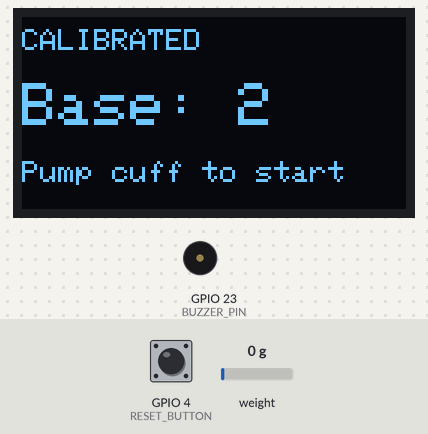
The sketch below on a simulated ESP32. On the bench: 128×64 one-colour display, buzzer (waves = sounding, pin HIGH). Wiring (inferred from the names in the program): HX711 load-cell converter: data GPIO 18; SCK GPIO 19. Inputs (shaded band) come from the test bench; at power-on: weight on the scale 0 g, GPIO 4 (RESET_BUTTON) HIGH. Pins used as bus, display or sensor lines are not drawn; what the sketch prints to the serial monitor is not drawn.

Above: at 7.1 s.
7.2 s: weight on the scale set to 2500 g
At 9.1 s:
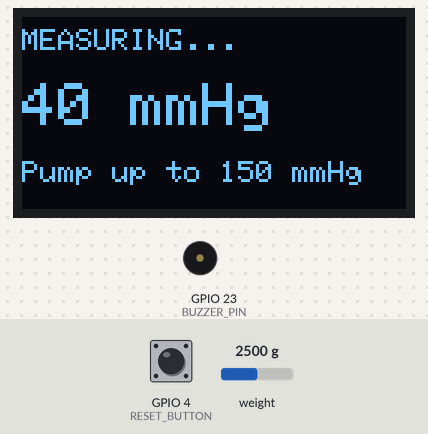
9.3 s: GPIO 4 (RESET_BUTTON) pulled LOW for 0.15 s
10.9 s: weight on the scale set to 100 g
At 12.5 s:
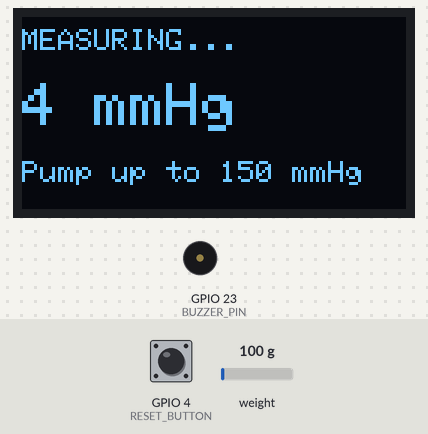
12.7 s: GPIO 4 (RESET_BUTTON) pulled LOW for 1 s
At 14.3 s:
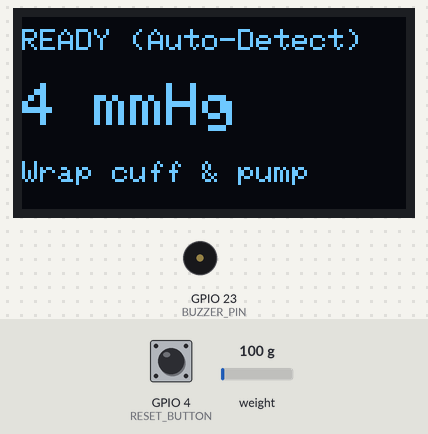
15.2 s: weight on the scale set to 550 g
At 16.5 s:
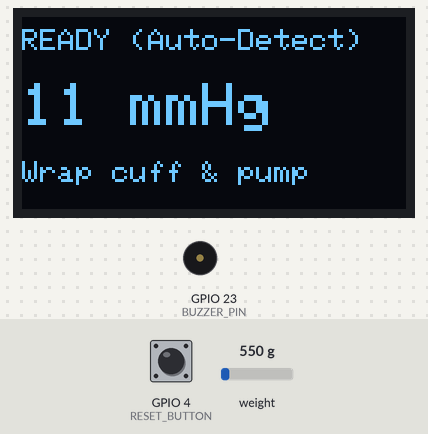
16.9 s: GPIO 4 (RESET_BUTTON) pulled LOW for 3.2 s
At 18.2 s:
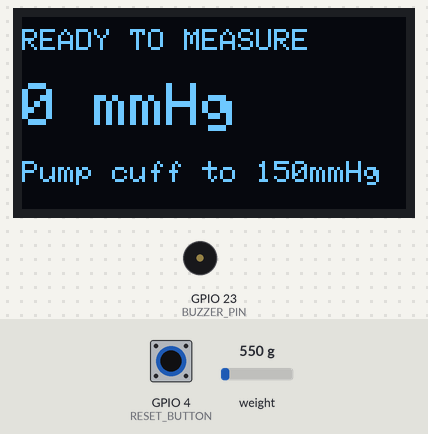
Timing chart, 0 to 19.9 s (numbered marks = the images above; inputs shaded):
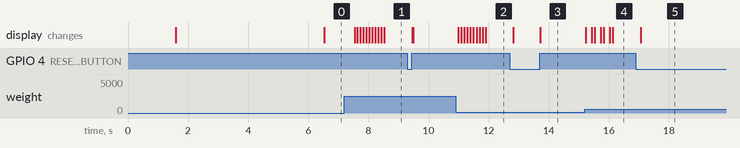

Measured:
- after the input at 7.2 s, the display: first differs from a run without the input after 0.43 s (image 1 shows a later state)
- after the input at 10.9 s, the display: first changes after 0.09 s (image 2 shows a later state)
- after the input at 12.7 s, the display: first changes after 0.13 s (image 3 shows a later state)
- after the input at 15.2 s, the display: first changes at once (image 4 shows a later state)
- after the input at 16.9 s, the display: changes after 0.16 s (image 5)

The sketch:

blood_pressure_esp32.ino
```cpp
#include <Arduino.h>
#include <Wire.h>
#include <Adafruit_GFX.h>
#include <Adafruit_SSD1306.h>

// Cau hinh man hinh OLED 0.96 inch I2C (128x64)
#define SCREEN_WIDTH 128
#define SCREEN_HEIGHT 64
#define OLED_RESET -1
#define SCREEN_ADDRESS 0x3C
Adafruit_SSD1306 display(SCREEN_WIDTH, SCREEN_HEIGHT, &Wire, OLED_RESET);

// Khai bao chan ket noi cam bien HX710B voi ESP32
#define HX710B_DOUT 18
#define HX710B_SCK  19

// Khai bao chan nut nhan va coi bao tren ESP32
#define RESET_BUTTON 4   // Nut nhan Reset (tich hop dien tro keo len noi)
#define BUZZER_PIN   23  // Coi bao am thanh

// Cac bien toan cuc luu gia tri do
long pressure_raw = 0;
float pressure_mmHg = 0.0;
float systolic = 0.0;      // Huyet ap tam thu (SYS)
float diastolic = 0.0;     // Huyet ap tam truong (DIA)
float map_pressure = 0.0;  // Huyet ap trung binh (MAP)

// Cac co trang thai he thong
bool measuring = false;
bool peak_detected = false;
bool measurement_done = false;

// Bo loc trung binh truot (Moving Average Filter)
const int FILTER_SIZE = 10;
float pressure_buffer[FILTER_SIZE];
int buffer_index = 0;

// Bien theo doi ap suat va thoi gian
float max_pressure = 0.0;
float baseline_pressure = 0.0;
bool baseline_set = false;
float pressure_threshold = 20.0; // Nguong phat hien bat dau bom (mmHg)
unsigned long measure_start_time = 0;

// Ham cap nhat giao dien hien thi len man hinh OLED
void updateOLED(String line1, String line2, String line3 = "") {
  display.clearDisplay();
  display.setTextColor(SSD1306_WHITE);

  display.setTextSize(1);
  display.setCursor(0, 4);
  display.println(line1);

  display.setTextSize(2);
  display.setCursor(0, 22);
  display.println(line2);

  if (line3 != "") {
    display.setTextSize(1);
    display.setCursor(0, 48);
    display.println(line3);
  }
  display.display();
}

// Ham doc du lieu 24-bit tu module HX710B
long readHX710B() {
  long result = 0;
  unsigned long timeout = millis();

  // Cho chan DOUT xuong muc LOW (co gioi han timeout tranh treo ESP32)
  while (digitalRead(HX710B_DOUT) == HIGH) {
    if (millis() - timeout > 500) return 0;
  }

  // Doc 24 bit du lieu tu cam bien
  for (int i = 0; i < 24; i++) {
    digitalWrite(HX710B_SCK, HIGH);
    delayMicroseconds(1);
    result = result << 1;
    if (digitalRead(HX710B_DOUT) == HIGH) {
      result++;
    }
    digitalWrite(HX710B_SCK, LOW);
    delayMicroseconds(1);
  }

  // Xung clock thu 25 de chon kenh doc tiep theo
  digitalWrite(HX710B_SCK, HIGH);
  delayMicroseconds(1);
  digitalWrite(HX710B_SCK, LOW);
  delayMicroseconds(1);

  // Chuyen doi sang so nguyen co dau 32-bit tu du lieu 24-bit
  if (result & 0x800000) {
    result |= 0xFF000000;
  }
  return result;
}

// Ham chuyen doi gia tri tho (raw) sang don vi mmHg (MPS20N0040D: 0 - 40 kPa ~ 0 - 300 mmHg)
float convertToMmHg(long raw_value) {
  float voltage = ((float)raw_value / 8388608.0) * 3.3; // Dien ap tham chieu 3.3V cua ESP32
  float kPa = (voltage / 3.3) * 40.0;
  float mmHg = kPa * 7.50062;
  return (mmHg < 0) ? 0.0 : mmHg;
}

// Ham loc nhieu trung binh truot
float filterPressure(float new_pressure) {
  pressure_buffer[buffer_index] = new_pressure;
  buffer_index = (buffer_index + 1) % FILTER_SIZE;

  float sum = 0.0;
  for (int i = 0; i < FILTER_SIZE; i++) {
    sum += pressure_buffer[i];
  }
  return sum / FILTER_SIZE;
}

// Ham phat coi bao hieu
void beepBuzzer(int times, int duration_ms) {
  for (int i = 0; i < times; i++) {
    digitalWrite(BUZZER_PIN, HIGH);
    delay(duration_ms);
    digitalWrite(BUZZER_PIN, LOW);
    if (i < times - 1) delay(100);
  }
}

// Ham dat lai he thong ve trang thai san sang do moi
void resetMeasurement() {
  measuring = false;
  measurement_done = false;
  peak_detected = false;
  systolic = 0.0;
  diastolic = 0.0;
  map_pressure = 0.0;
  max_pressure = 0.0;

  updateOLED("READY TO MEASURE", "0 mmHg", "Pump cuff to 150mmHg");
  Serial.println("System reset - Ready for new measurement.");
}

// Ham tu dong phat hien qua trinh bom va bat dau do
void autoDetectMeasurement(float pressure) {
  if (measurement_done) return;

  // Thiet lap ap suat nen (baseline) ban dau
  if (!baseline_set) {
    static int baseline_count = 0;
    static float baseline_sum = 0.0;

    baseline_sum += pressure;
    baseline_count++;

    if (baseline_count >= 50) {
      baseline_pressure = baseline_sum / baseline_count;
      baseline_set = true;
      updateOLED("CALIBRATED", "Base: " + String((int)baseline_pressure), "Pump cuff to start");
      delay(1000);
    }
    return;
  }

  // Tu dong kich hoat che do do khi ap suat tang vuot nguong
  if (!measuring && (pressure - baseline_pressure) > pressure_threshold) {
    measuring = true;
    peak_detected = false;
    max_pressure = 0.0;
    systolic = 0.0;
    diastolic = 0.0;
    measure_start_time = millis();

    Serial.println("Auto-started blood pressure measurement.");
  }
}

// Ham phan tich dao dong va xac dinh chi so SYS, DIA, MAP
void detectBloodPressure(float pressure) {
  if (!measuring || measurement_done) return;

  // Cap nhat ap suat dinh trong qua trinh bom
  if (pressure > max_pressure) {
    max_pressure = pressure;
  }

  // Phat hien huyet ap tam thu (SYS) khi xa khi
  if (pressure < max_pressure * 0.75 && max_pressure >= 140.0 && !peak_detected) {
    peak_detected = true;
    systolic = pressure + 12.0;
    Serial.print("Detected SYS: ");
    Serial.println(systolic);
  }

  // Phat hien huyet ap tam truong (DIA) va ket thuc do
  if (pressure < max_pressure * 0.45 && peak_detected) {
    diastolic = pressure + 5.0;
    map_pressure = diastolic + (systolic - diastolic) / 3.0;
    measuring = false;
    measurement_done = true;

    beepBuzzer(2, 150);
    Serial.println("Measurement completed.");
  }

  // Tu dong ngat neu qua thoi gian do (60 giay)
  if (millis() - measure_start_time > 60000) {
    measuring = false;
    measurement_done = true;
    updateOLED("TIMEOUT ERROR!", "Try Again", "Press RESET button");
    beepBuzzer(1, 500);
    Serial.println("Measurement timeout.");
  }
}

// Ham kiem tra nut nhan Reset
void handleButtons() {
  if (digitalRead(RESET_BUTTON) == LOW) {
    delay(50); // Chong doi phim (Debounce)
    if (digitalRead(RESET_BUTTON) == LOW) {
      resetMeasurement();
      while (digitalRead(RESET_BUTTON) == LOW); // Cho nha nut
    }
  }
}

void setup() {
  Serial.begin(115200);

  // Khoi tao giao tiep I2C cho ESP32 (SDA = GPIO 21, SCL = GPIO 22)
  Wire.begin(21, 22);

  // Cau hinh cac chan GPIO
  pinMode(HX710B_DOUT, INPUT);
  pinMode(HX710B_SCK, OUTPUT);
  pinMode(RESET_BUTTON, INPUT_PULLUP);
  pinMode(BUZZER_PIN, OUTPUT);
  digitalWrite(BUZZER_PIN, LOW);

  // Khoi tao man hinh OLED 0.96 inch
  if (!display.begin(SSD1306_SWITCHCAPVCC, SCREEN_ADDRESS)) {
    Serial.println(F("SSD1306 OLED allocation failed!"));
    for (;;);
  }

  updateOLED("NIBP MONITOR", "ESP32 System", "Initializing...");
  delay(1500);

  // Khoi tao bo dem loc nhieu
  for (int i = 0; i < FILTER_SIZE; i++) {
    pressure_buffer[i] = 0.0;
  }

  updateOLED("CALIBRATING", "Please wait...", "Do not pump cuff");
}

void loop() {
  handleButtons();

  // Doc va loc tin hieu ap suat
  pressure_raw = readHX710B();
  float raw_mmHg = convertToMmHg(pressure_raw);
  pressure_mmHg = filterPressure(raw_mmHg);

  // Thuc thi thuat toan do neu chua hoan thanh
  if (!measurement_done) {
    autoDetectMeasurement(pressure_mmHg);
    detectBloodPressure(pressure_mmHg);
  }

  // Cap nhat hien thi len man hinh OLED
  if (baseline_set) {
    if (measurement_done && systolic > 0 && diastolic > 0) {
      String bpResult = String((int)systolic) + "/" + String((int)diastolic);
      String statusMsg = "MAP:" + String((int)map_pressure) + " | Press RESET";
      updateOLED("RESULT (mmHg):", bpResult, statusMsg);
    } else if (measuring) {
      String guide = (pressure_mmHg >= 150.0) ? "Release valve slowly" : "Pump up to 150 mmHg";
      updateOLED("MEASURING...", String((int)pressure_mmHg) + " mmHg", guide);
    } else if (!measurement_done) {
      updateOLED("READY (Auto-Detect)", String((int)pressure_mmHg) + " mmHg", "Wrap cuff & pump");
    }
  }

  // Xuat du lieu Serial Plotter de kiem tra dang song
  Serial.print("Raw:");
  Serial.print(pressure_raw);
  Serial.print(",Pressure_mmHg:");
  Serial.println(pressure_mmHg);

  delay(50);
}
```
